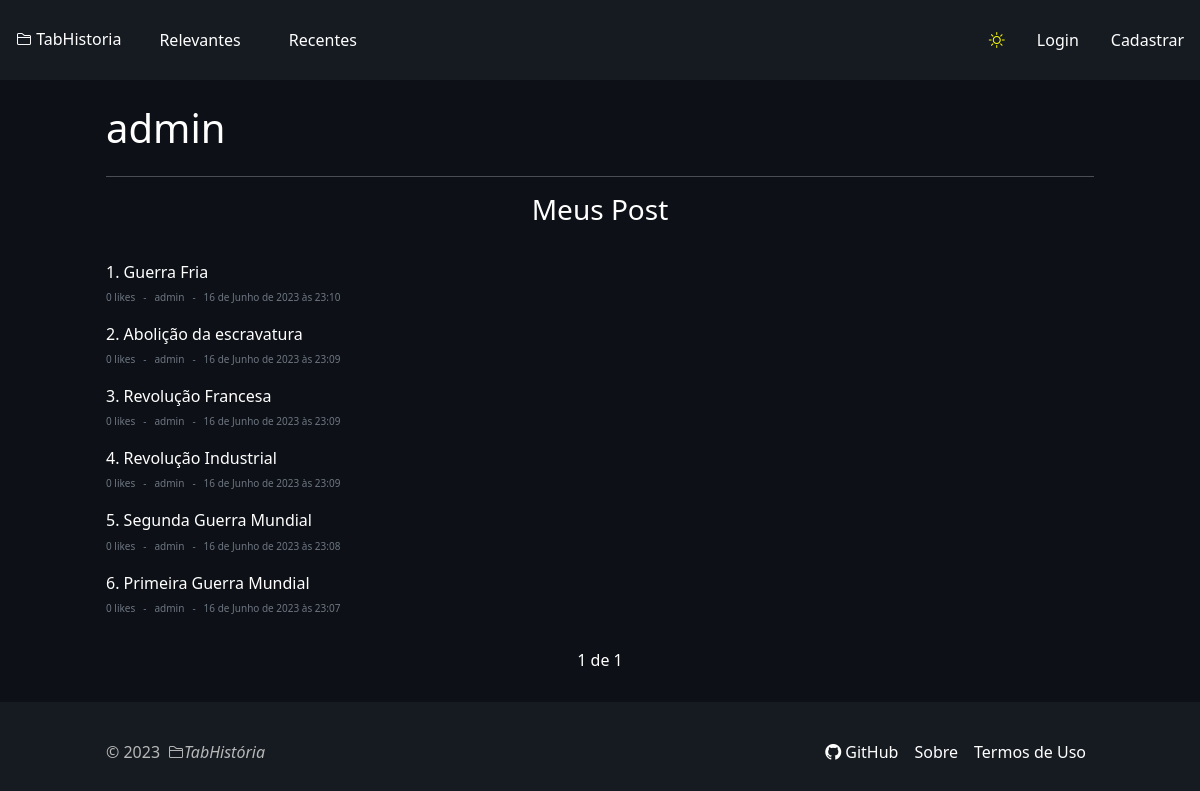
Page /client/profile/1/ on the earlier database version.
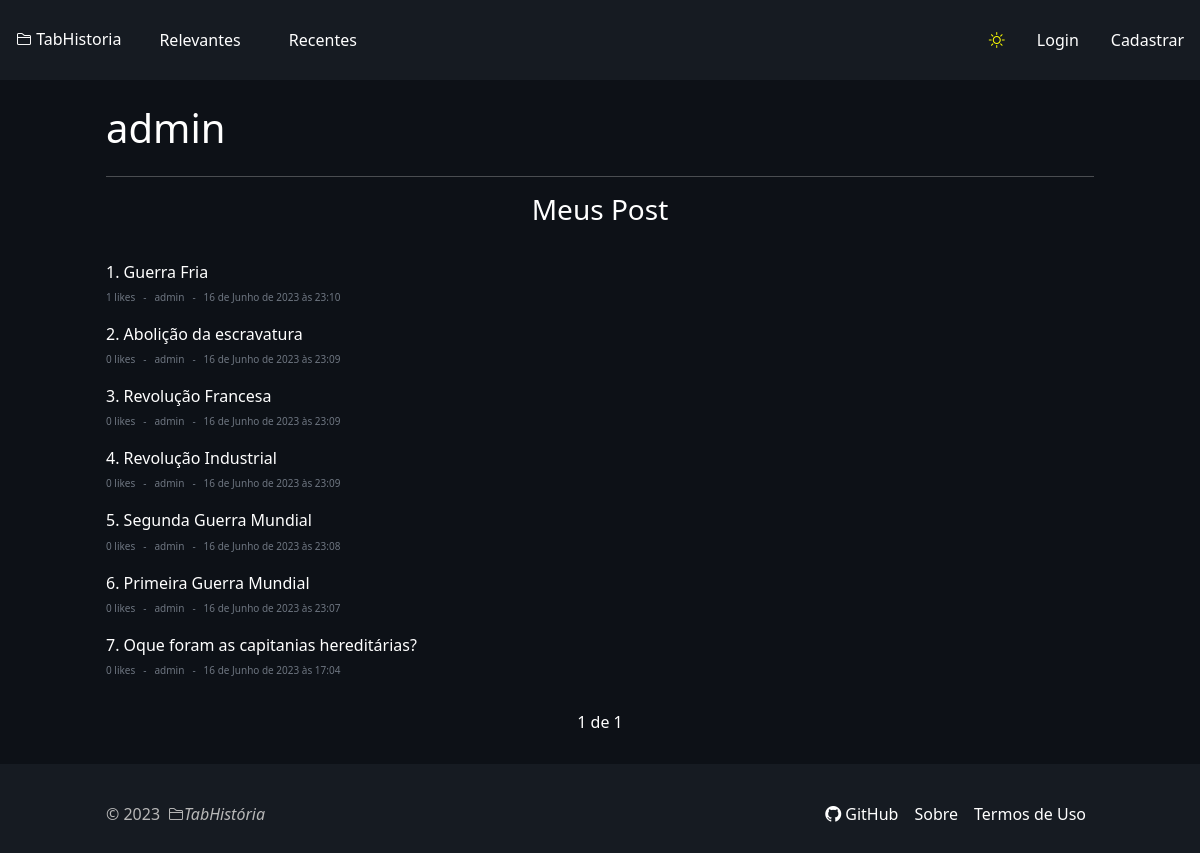
Same page on the later database version.
### apps/post/models.py (models this page shows, shortened)
class Post(models.Model):
    title = models.CharField(max_length=100)
    creator = models.ForeignKey(User, on_delete=models.CASCADE)
    likes = models.IntegerField(blank=True, null=True,  default=0)
    users_liked = models.ManyToManyField(
        User, related_name='users_liked', blank=True)
    users_disliked = models.ManyToManyField(
        User, related_name='users_disliked', blank=True)
    comments = models.ManyToManyField(Comment, blank=True)
    creation_date = models.DateTimeField(auto_now_add=True)
    update_date = models.DateTimeField(auto_now=True)
    content = models.TextField()

### apps/client/views.py (the view)
# urls.py: path('profile/<int:id>/', views.profile, name='profile'),
def profile(request, id):
    if request.method == 'GET':
        client = get_object_or_404(User, id=id)
        posts = Post.objects.filter(
            creator=client.id).order_by('-creation_date')
        paginator = Paginator(posts, 10)
        page = request.GET.get('page')
        posts = paginator.get_page(page)
        counter = paginator.page_range.start + posts.number - 1
        context = {
            'client': client, 'posts': posts,
            'counter': counter, 'page_quantity': 3
        }
        return render(request, 'pages/profile.html', context=context)
    return HttpResponse("Invalid request")

### core/custom_filters.py (called while the page is built)
@register.filter
def index_post(value, page):
    if page <= 1:
        return value
    return value + (page -1) * 10

### apps/client/templates/pages/profile.html (shortened to what this page needs)
{% extends 'base.html' %}
{% load static %}
{% load custom_filters %}
{% block body %}
<main class="dark-mode" id="main">
  <section class="container text-white pt-4">
    <div class="d-flex align-items-center justify-content-between">
      <h1 >{{client.username}}</h1>
    </div>
    <hr>
    <div class="d-flex flex-column align-items-center pb-4">
      <h3>Meus Post</h3>
    </div>
    {% for post in posts %}
    <div class="d-flex justify-content-between">
      <div class="news pt-1">
        <h2 class="fs-6">{{ forloop.counter|index_post:posts.number }}. <a href="{% url 'post:post_viewer' post.id %}">{{post.title}}</a></h2>
        <div class="more d-flex align-items-center justify-content-start gap-2">
          <p>{{ post.likes }} likes</p>
          <p>-</p>
          <p>{{post.creator}}</p>
          <p>-</p>
          <p>{{post.creation_date}}</p>
        </div>
      </div>
    </div>
    {% endfor %}
      <div class="container d-flex align-items-center justify-content-center pt-3">
        <span class="current">
          {{ posts.number }} de {{ posts.paginator.num_pages }}
        </span>
      </div>
  </main>
{% endblock %}

Differences in the rows shown:
changed Post "Guerra Fria": likes "0" → "1"
now on this page (row edited): Post: title "Oque foram as capitanias hereditárias?", likes "0", creator "admin", creation_date "16 de Junho de 2023 às 17:04"
